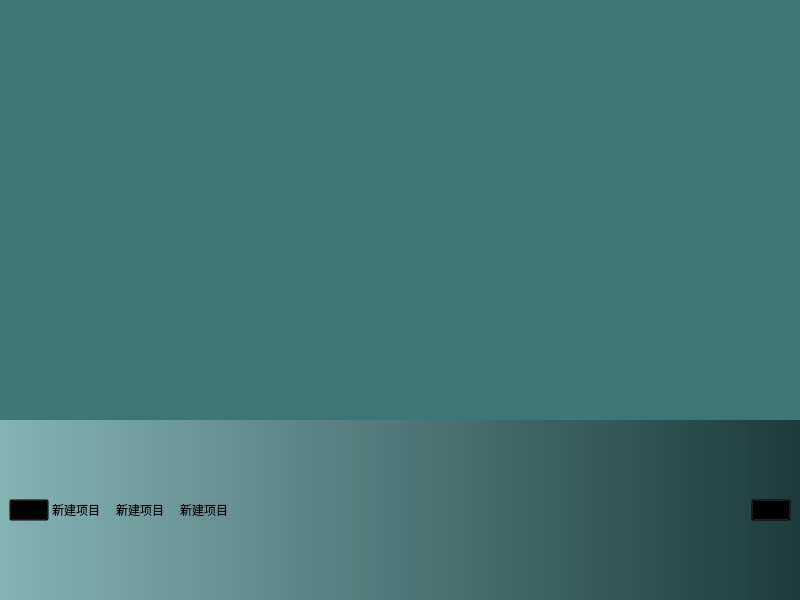
<?xml version="1.0" encoding="UTF-8"?>
<ui version="4.0">
 <class>Form</class>
 <widget class="QWidget" name="Form">
  <property name="geometry">
   <rect>
    <x>0</x>
    <y>0</y>
    <width>800</width>
    <height>600</height>
   </rect>
  </property>
  <property name="sizePolicy">
   <sizepolicy hsizetype="Fixed" vsizetype="Fixed">
    <horstretch>0</horstretch>
    <verstretch>0</verstretch>
   </sizepolicy>
  </property>
  <property name="focusPolicy">
   <enum>Qt::NoFocus</enum>
  </property>
  <property name="windowTitle">
   <string>增广数据</string>
  </property>
  <property name="windowIcon">
   <iconset>
    <normalon>resources/file_icon.png</normalon>
   </iconset>
  </property>
  <property name="styleSheet">
   <string notr="true">.QLabel#label{
    background-color: #3d7676;
}

.QFrame{
    background-color:qlineargradient(x1:0, y1:0, x2:1, y2:0, stop:0 #82b4b3,stop:1 #1e3b3b);
}

QPushButton{
    background: transparent;
}

QPushButton:hover{
    border-radius: 19px;
    padding: 0px;
    margin: 0px;
    background-color: #b6d3d3;
}

QListWidget{
    background: transparent;
}

QListView::item{
    margin: 5px;
}

QListView::item:hover{
    border-radius: 5px;
    background-color: #c9dfdf;
}

QListView::item:selected{
    border-radius: 5px;
    background-color: #c9dfdf;
}</string>
  </property>
  <layout class="QVBoxLayout" name="verticalLayout" stretch="7,3">
   <property name="spacing">
    <number>0</number>
   </property>
   <property name="leftMargin">
    <number>0</number>
   </property>
   <property name="topMargin">
    <number>0</number>
   </property>
   <property name="rightMargin">
    <number>0</number>
   </property>
   <property name="bottomMargin">
    <number>0</number>
   </property>
   <item>
    <widget class="QLabel" name="label">
     <property name="sizePolicy">
      <sizepolicy hsizetype="Expanding" vsizetype="Expanding">
       <horstretch>0</horstretch>
       <verstretch>0</verstretch>
      </sizepolicy>
     </property>
     <property name="sizeIncrement">
      <size>
       <width>0</width>
       <height>0</height>
      </size>
     </property>
     <property name="baseSize">
      <size>
       <width>0</width>
       <height>0</height>
      </size>
     </property>
     <property name="layoutDirection">
      <enum>Qt::LeftToRight</enum>
     </property>
     <property name="autoFillBackground">
      <bool>false</bool>
     </property>
     <property name="text">
      <string/>
     </property>
     <property name="scaledContents">
      <bool>false</bool>
     </property>
     <property name="wordWrap">
      <bool>false</bool>
     </property>
     <property name="textInteractionFlags">
      <set>Qt::NoTextInteraction</set>
     </property>
    </widget>
   </item>
   <item>
    <widget class="QFrame" name="Frame">
     <layout class="QHBoxLayout" name="horizontalLayout" stretch="1,8,1">
      <property name="spacing">
       <number>0</number>
      </property>
      <item>
       <widget class="QPushButton" name="pushButton">
        <property name="sizePolicy">
         <sizepolicy hsizetype="Fixed" vsizetype="Fixed">
          <horstretch>0</horstretch>
          <verstretch>0</verstretch>
         </sizepolicy>
        </property>
        <property name="text">
         <string/>
        </property>
        <property name="icon">
         <iconset>
          <normaloff>resources/left.png</normaloff>resources/left.png</iconset>
        </property>
        <property name="iconSize">
         <size>
          <width>30</width>
          <height>30</height>
         </size>
        </property>
       </widget>
      </item>
      <item>
       <widget class="QListWidget" name="listWidget">
        <property name="frameShape">
         <enum>QFrame::NoFrame</enum>
        </property>
        <property name="verticalScrollBarPolicy">
         <enum>Qt::ScrollBarAsNeeded</enum>
        </property>
        <property name="horizontalScrollBarPolicy">
         <enum>Qt::ScrollBarAsNeeded</enum>
        </property>
        <property name="sizeAdjustPolicy">
         <enum>QAbstractScrollArea::AdjustIgnored</enum>
        </property>
        <property name="flow">
         <enum>QListView::LeftToRight</enum>
        </property>
        <property name="viewMode">
         <enum>QListView::ListMode</enum>
        </property>
        <item>
         <property name="text">
          <string>新建项目</string>
         </property>
        </item>
        <item>
         <property name="text">
          <string>新建项目</string>
         </property>
        </item>
        <item>
         <property name="text">
          <string>新建项目</string>
         </property>
        </item>
       </widget>
      </item>
      <item>
       <widget class="QPushButton" name="pushButton_2">
        <property name="sizePolicy">
         <sizepolicy hsizetype="Fixed" vsizetype="Fixed">
          <horstretch>0</horstretch>
          <verstretch>0</verstretch>
         </sizepolicy>
        </property>
        <property name="text">
         <string/>
        </property>
        <property name="icon">
         <iconset>
          <normalon>resources/right.png</normalon>
         </iconset>
        </property>
        <property name="iconSize">
         <size>
          <width>30</width>
          <height>30</height>
         </size>
        </property>
       </widget>
      </item>
     </layout>
    </widget>
   </item>
  </layout>
 </widget>
 <resources/>
 <connections/>
</ui>
